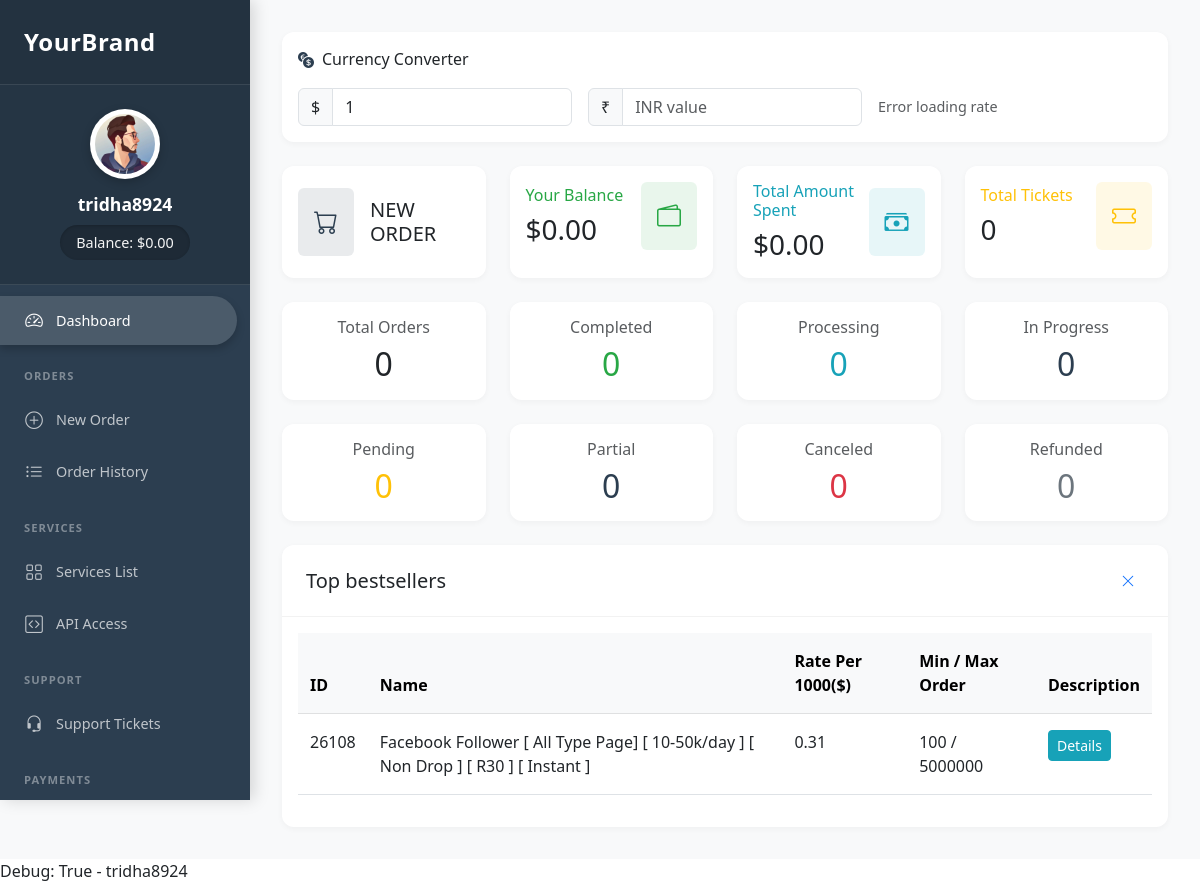
Screenshot of /dashboard/ (signed in) with the database file from the repository.
### authentication/models.py (models this page shows, shortened)
class User(AbstractUser):
    phone_number = models.CharField(max_length=15, blank=True, null=True)
    profile_picture = models.ImageField(upload_to='profile_pictures/', null=True, blank=True)
    balance = models.DecimalField(max_digits=10, decimal_places=2, default=0.00)
    timezone = models.CharField(max_length=50, default='UTC')
    phone = models.CharField(max_length=20, blank=True, null=True)
    address = models.TextField(blank=True, null=True)
    city = models.CharField(max_length=100, blank=True, null=True)
    website = models.URLField(max_length=200, blank=True, null=True)
    skype = models.CharField(max_length=50, blank=True, null=True)
    whatsapp = models.CharField(max_length=20, blank=True, null=True)
    api_key = models.CharField(max_length=64, unique=True, blank=True, null=True)

### user_dashboard/views.py (the view)
# urls.py: path('dashboard/', include('user_dashboard.urls')),
@login_required
def dashboard(request):
    context = {
        'active_tab': 'dashboard'
    }
    return render(request, 'user_dashboard/dashboard.html', context)

### templates/user_dashboard/dashboard.html (shortened to what this page needs)
{% extends 'user_dashboard/base_dashboard.html' %}
{% block dashboard_content %}
<div class="card mb-4">
    <div class="card-body">
        <div class="d-flex justify-content-between align-items-center mb-3">
            <div class="d-flex align-items-center">
                <i class="bi bi-currency-exchange me-2 text-primary"></i>
                <h6 class="mb-0">Currency Converter</h6>
            </div>
        </div>
        <div class="row g-3">
            <div class="col-md-4">
                <div class="input-group">
                    <span class="input-group-text">$</span>
                    <input type="number" class="form-control" id="usdAmount" placeholder="Enter USD amount" value="1">
                </div>
            </div>
            <div class="col-md-4">
                <div class="input-group">
                    <span class="input-group-text">₹</span>
                    <input type="number" class="form-control" id="inrAmount" placeholder="INR value" readonly>
                </div>
            </div>
            <div class="col-md-4 d-flex align-items-center">
                <div class="exchange-rate small text-muted">
                    <span id="exchangeRate">Loading rate...</span>
                </div>
            </div>
        </div>
    </div>
</div>
<div class="row g-4 mb-4">
    <div class="col-md-3">
        <a href="{% url 'new_order' %}" class="text-decoration-none">
            <div class="card h-100 border-0">
                <div class="card-body d-flex align-items-center">
                    <div class="bg-primary bg-opacity-10 p-3 rounded me-3">
                        <i class="bi bi-cart text-primary fs-4"></i>
                    </div>
                    <div>
                        <h5 class="mb-0 text-dark">NEW ORDER</h5>
                    </div>
                </div>
            </div>
        </a>
    </div>
    <div class="col-md-3">
        <div class="card h-100 border-0">
            <div class="card-body">
                <div class="d-flex justify-content-between align-items-center">
                    <div>
                        <h6 class="text-success mb-2">Your Balance</h6>
                        <h3 class="mb-0">${{ user.balance|default:"0.00" }}</h3>
                    </div>
                    <div class="bg-success bg-opacity-10 p-3 rounded">
                        <i class="bi bi-wallet2 text-success fs-4"></i>
                    </div>
                </div>
            </div>
        </div>
    </div>
    <div class="col-md-3">
        <div class="card h-100 border-0">
            <div class="card-body">
                <div class="d-flex justify-content-between align-items-center">
                    <div>
                        <h6 class="text-info mb-2">Total Amount Spent</h6>
                        <h3 class="mb-0">${{ total_spent|default:"0.00" }}</h3>
                    </div>
                    <div class="bg-info bg-opacity-10 p-3 rounded">
                        <i class="bi bi-cash-stack text-info fs-4"></i>
                    </div>
                </div>
            </div>
        </div>
    </div>
    <div class="col-md-3">
        <div class="card h-100 border-0">
            <div class="card-body">
                <div class="d-flex justify-content-between align-items-center">
                    <div>
                        <h6 class="text-warning mb-2">Total Tickets</h6>
                        <h3 class="mb-0">{{ total_tickets|default:"0" }}</h3>
                    </div>
                    <div class="bg-warning bg-opacity-10 p-3 rounded">
                        <i class="bi bi-ticket text-warning fs-4"></i>
                    </div>
                </div>
            </div>
        </div>
    </div>
</div>
<div class="row g-4 mb-4">
    <div class="col-md-3">
        <div class="card border-0">
            <div class="card-body text-center">
                <h6 class="text-muted mb-2">Total Orders</h6>
                <h2 class="mb-0 text-dark">{{ total_orders|default:"0" }}</h2>
            </div>
        </div>
    </div>
    <div class="col-md-3">
        <div class="card border-0">
            <div class="card-body text-center">
                <h6 class="text-muted mb-2">Completed</h6>
                <h2 class="mb-0 text-success">{{ completed_orders|default:"0" }}</h2>
            </div>
        </div>
    </div>
    <div class="col-md-3">
        <div class="card border-0">
            <div class="card-body text-center">
                <h6 class="text-muted mb-2">Processing</h6>
                <h2 class="mb-0 text-info">{{ processing_orders|default:"0" }}</h2>
            </div>
        </div>
    </div>
    <div class="col-md-3">
        <div class="card border-0">
            <div class="card-body text-center">
                <h6 class="text-muted mb-2">In Progress</h6>
                <h2 class="mb-0 text-primary">{{ in_progress_orders|default:"0" }}</h2>
            </div>
        </div>
    </div>
</div>
<div class="row g-4">
    <div class="col-md-3">
        <div class="card border-0">
            <div class="card-body text-center">
                <h6 class="text-muted mb-2">Pending</h6>
                <h2 class="mb-0 text-warning">{{ pending_orders|default:"0" }}</h2>
            </div>
        </div>
    </div>
    <div class="col-md-3">
        <div class="card border-0">
            <div class="card-body text-center">
                <h6 class="text-muted mb-2">Partial</h6>
                <h2 class="mb-0 text-primary">{{ partial_orders|default:"0" }}</h2>
            </div>
        </div>
    </div>
    <div class="col-md-3">
        <div class="card border-0">
            <div class="card-body text-center">
                <h6 class="text-muted mb-2">Canceled</h6>
                <h2 class="mb-0 text-danger">{{ canceled_orders|default:"0" }}</h2>
            </div>
        </div>
    </div>
    <div class="col-md-3">
        <div class="card border-0">
            <div class="card-body text-center">
                <h6 class="text-muted mb-2">Refunded</h6>
                <h2 class="mb-0 text-secondary">{{ refunded_orders|default:"0" }}</h2>
            </div>
        </div>
    </div>
</div>
<div class="card mt-4 border-0">
    <div class="card-header bg-transparent d-flex justify-content-between align-items-center">
        <h5 class="mb-0">Top bestsellers</h5>
        <button class="btn btn-sm btn-link">
            <i class="bi bi-x-lg"></i>
        </button>
    </div>
    <div class="card-body">
        <div class="table-responsive">
            <table class="table">
                <thead class="table-light">
                    <tr>
                        <th>ID</th>
                        <th>Name</th>
                        <th>Rate Per 1000($)</th>
                        <th>Min / Max Order</th>
                        <th>Description</th>
                    </tr>
                </thead>
                <tbody>
                    <tr>
                        <td>26108</td>
                        <td>Facebook Follower [ All Type Page] [ 10-50k/day ] [ Non Drop ] [ R30 ] [ Instant ]</td>
                        <td>0.31</td>
                        <td>100 / 5000000</td>
                        <td><button class="btn btn-sm btn-info text-white">Details</button></td>
                    </tr>
                </tbody>
            </table>
        </div>
    </div>
</div>
{% endblock %}

### templates/user_dashboard/base_dashboard.html (shortened to what this page needs)
{% extends 'base.html' %}
{% load static %}
{% block content %}
<link rel="stylesheet" href="https://cdn.jsdelivr.net/npm/bootstrap-icons@1.11.1/font/bootstrap-icons.css">
<div id="wrapper">
    <nav id="sidebar">
        <div class="sidebar-header">
            <a href="{% url 'user_dashboard' %}" class="sidebar-brand">
                YourBrand
            </a>
        </div>
        <div class="user-profile">
            {% if user.profile_picture and user.profile_picture.url %}
                <img src="{{ user.profile_picture.url }}" class="profile-img" alt="{{ user.username }}">
            {% else %}
                <img src="{% static 'images/default-avatar.png' %}" class="profile-img" alt="{{ user.username }}">
            {% endif %}
            <div class="username">{{ user.username }}</div>
            <div class="balance">Balance: ${{ user.balance|default:"0.00" }}</div>
        </div>
        <div class="nav-menu">
            <a href="{% url 'user_dashboard' %}" class="nav-link {% if active_tab == 'dashboard' %}active{% endif %}">
                <i class="bi bi-speedometer2"></i>
                <span>Dashboard</span>
            </a>
            <div class="nav-section">ORDERS</div>
            <a href="{% url 'new_order' %}" class="nav-link {% if active_tab == 'new_order' %}active{% endif %}">
                <i class="bi bi-plus-circle"></i>
                <span>New Order</span>
            </a>
            <a href="{% url 'order_log' %}" class="nav-link {% if active_tab == 'order_history' %}active{% endif %}">
                <i class="bi bi-list-ul"></i>
                <span>Order History</span>
            </a>
            <div class="nav-section">SERVICES</div>
            <a href="{% url 'services' %}" class="nav-link {% if active_tab == 'services' %}active{% endif %}">
                <i class="bi bi-grid"></i>
                <span>Services List</span>
            </a>
            <a href="{% url 'api_documentation' %}" class="nav-link {% if active_tab == 'api' %}active{% endif %}">
                <i class="bi bi-code-square"></i>
                <span>API Access</span>
            </a>
            <div class="nav-section">SUPPORT</div>
            <a href="{% url 'ticket_list' %}" class="nav-link {% if active_tab == 'support' %}active{% endif %}">
                <i class="bi bi-headset"></i>
                <span>Support Tickets</span>
            </a>
            <div class="nav-section">PAYMENTS</div>
        </div>
    </nav>
    <div id="content">
        {% block dashboard_content %}{% endblock %}
    </div>
</div>
{% endblock %}

### templates/base.html (shortened to what this page needs)
<!DOCTYPE html>
<html lang="en">
   <head>
      <link href="https://cdn.jsdelivr.net/npm/bootstrap@5.3.0/dist/css/bootstrap.min.css" rel="stylesheet" />
   </head>
   <body>
      <div class="main-content">
          {% block content %}{% endblock %}
      </div>
      <div class="container">
         Debug: {{ user.is_authenticated }} - {{ user.username }}
      </div>
   </body>
</html>

### templates/base.html (style rules this page uses)
body { display: flex; flex-direction: column; min-height: 100vh; overflow-x: hidden; }
.main-content { flex: 1; }
.container { max-width: 100% !important; padding: 0 !important; margin: 0 !important; }

### templates/user_dashboard/base_dashboard.html (style rules this page uses)
.container { max-width: none !important; padding: 0 !important; margin: 0 !important; }
.main-content { padding: 0 !important; }
#wrapper { display: flex; min-height: 100vh; background: #f8f9fa; }
#sidebar { width: var(--sidebar-width); background: #2c3e50; min-height: 100vh; position: fixed; transition: all 0.3s; box-shadow: 4px 0 15px rgba(0,0,0,0.15); overflow-y: auto; height: 100vh; }
.sidebar-header { padding: 1.5rem; background: rgba(0,0,0,0.2); border-bottom: 1px solid rgba(255,255,255,0.1); }
.sidebar-brand { color: #fff; font-size: 1.5rem; font-weight: 600; text-decoration: none; letter-spacing: 0.5px; }
.user-profile { padding: 1.5rem 1rem; text-align: center; background: rgba(0,0,0,0.15); border-bottom: 1px solid rgba(255,255,255,0.1); }
.profile-img { width: 70px; height: 70px; border-radius: 50%; margin-bottom: 0.75rem; border: 3px solid rgba(255,255,255,0.15); padding: 2px; background: white; box-shadow: 0 3px 10px rgba(0,0,0,0.2); }
.username { color: #fff; font-size: 1.1rem; font-weight: 600; margin-bottom: 0.5rem; }
.balance { color: rgba(255,255,255,0.95); background: rgba(0,0,0,0.2); padding: 0.4rem 1rem; border-radius: 20px; font-size: 0.9rem; display: inline-block; box-shadow: inset 0 1px 3px rgba(0,0,0,0.2); }
.nav-menu { padding: 0.5rem 0; }
.nav-section { color: rgba(255,255,255,0.4); font-size: 0.7rem; padding: 1.25rem 1.5rem 0.5rem; text-transform: uppercase; letter-spacing: 1px; font-weight: 600; }
.nav-link { color: rgba(255,255,255,0.7); padding: 0.7rem 1.5rem; display: flex; align-items: center; text-decoration: none; transition: all 0.2s; margin: 0.2rem 0.8rem 0.2rem 0; border-radius: 0 25px 25px 0; font-size: 0.9rem; white-space: nowrap; }
.nav-link.active { color: #fff; background: rgba(255,255,255,0.15); box-shadow: 0 4px 8px rgba(0,0,0,0.2); }
.nav-link i { font-size: 1.1rem; margin-right: 0.75rem; width: 20px; text-align: center; flex-shrink: 0; }
#content { margin-left: var(--sidebar-width); width: calc(100% - var(--sidebar-width)); min-height: 100vh; padding: 2rem; background: #f8f9fa; }
.card { background: #fff; border: none; border-radius: 12px; box-shadow: 0 2px 12px rgba(0,0,0,0.04); transition: transform 0.2s, box-shadow 0.2s; }
.card-header { background: none; padding: 1.25rem 1.5rem; border-bottom: 1px solid rgba(0,0,0,0.05); }
:root { --sidebar-width: 250px; }
.table > :not(caption) > * > * { padding: 1rem 0.75rem; }
.table > thead { background-color: #f8f9fa; }

### templates/user_dashboard/dashboard.html (style rules this page uses)
.card { box-shadow: 0 2px 6px rgba(0,0,0,0.04); transition: transform 0.2s, box-shadow 0.2s; }
.bg-primary.bg-opacity-10 { background-color: rgba(44, 62, 80, 0.1) !important; }
.bg-success.bg-opacity-10 { background-color: rgba(40, 167, 69, 0.1) !important; }
.bg-info.bg-opacity-10 { background-color: rgba(23, 162, 184, 0.1) !important; }
.bg-warning.bg-opacity-10 { background-color: rgba(255, 193, 7, 0.1) !important; }
.text-primary { color: #2c3e50 !important; }
.text-success { color: #28a745 !important; }
.text-info { color: #17a2b8 !important; }
.text-warning { color: #ffc107 !important; }
.table > thead { background-color: #f8f9fa; }
.table > :not(caption) > * > * { padding: 1rem 0.75rem; }
.btn-info { background-color: #17a2b8; border-color: #17a2b8; }
.exchange-rate { font-size: 0.9rem; color: #6c757d; }
#usdAmount, #inrAmount { -moz-appearance: textfield; }

### rows the page displays
User: username "tridha8924", balance "0.00", is_authenticated "True"

### other values shown
{{ total_spent|default:"0.00" }} "0.00"
{{ total_tickets|default:"0" }} "0"
{{ total_orders|default:"0" }} "0"
{{ completed_orders|default:"0" }} "0"
{{ processing_orders|default:"0" }} "0"
{{ in_progress_orders|default:"0" }} "0"
{{ pending_orders|default:"0" }} "0"
{{ partial_orders|default:"0" }} "0"
{{ canceled_orders|default:"0" }} "0"
{{ refunded_orders|default:"0" }} "0"
